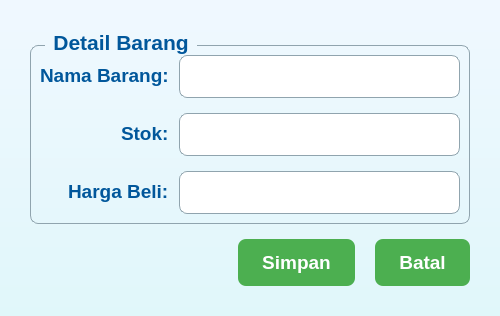
<?xml version="1.0" encoding="UTF-8"?>
<ui version="4.0">
 <class>InventoryDialog</class>
 <widget class="QDialog" name="InventoryDialog">
  <property name="geometry">
   <rect>
    <x>0</x>
    <y>0</y>
    <width>500</width>
    <height>300</height>
   </rect>
  </property>
  <property name="windowTitle">
   <string>Tambah/Edit Inventory</string>
  </property>
  <property name="styleSheet">
   <string notr="true">QDialog {
    background: qlineargradient(x1:0, y1:0, x2:0, y2:1, stop:0 #f0f8ff, stop:1 #e0f7fa);
    border-radius: 10px;
}

QPushButton {
    background-color: #4caf50;
    color: white;
    padding: 12px 24px;
    border: none;
    border-radius: 8px;
    font: bold 14pt Arial;
}

QPushButton:hover {
    background-color: #43a047;
    box-shadow: 0 3px 6px rgba(0,0,0,0.2);
}

QLabel {
    font: bold 14pt Arial;
    color: #01579b;
}

QLineEdit {
    padding: 10px;
    border: 1px solid #90a4ae;
    border-radius: 8px;
    background-color: #ffffff;
    font: 12pt Arial;
}

QGroupBox {
    border: 1px solid #90a4ae;
    border-radius: 8px;
    margin-top: 15px;
    font: bold 16pt Arial;
    color: #01579b;
}

QGroupBox::title {
    subcontrol-origin: margin;
    left: 15px;
    padding: 0 5px 0 5px;
}</string>
  </property>
  <layout class="QVBoxLayout" name="verticalLayout">
   <property name="spacing">
    <number>15</number>
   </property>
   <property name="leftMargin">
    <number>30</number>
   </property>
   <property name="topMargin">
    <number>30</number>
   </property>
   <property name="rightMargin">
    <number>30</number>
   </property>
   <property name="bottomMargin">
    <number>30</number>
   </property>
   <item>
    <widget class="QGroupBox" name="groupBox_inventory">
     <property name="title">
      <string>Detail Barang</string>
     </property>
     <layout class="QFormLayout" name="formLayout">
      <property name="labelAlignment">
       <set>Qt::AlignRight|Qt::AlignTrailing|Qt::AlignVCenter</set>
      </property>
      <property name="horizontalSpacing">
       <number>10</number>
      </property>
      <property name="verticalSpacing">
       <number>15</number>
      </property>
      <item row="0" column="0">
       <widget class="QLabel" name="label_nama">
        <property name="text">
         <string>Nama Barang:</string>
        </property>
       </widget>
      </item>
      <item row="0" column="1">
       <widget class="QLineEdit" name="namaLineEdit"/>
      </item>
      <item row="1" column="0">
       <widget class="QLabel" name="label_stok">
        <property name="text">
         <string>Stok:</string>
        </property>
       </widget>
      </item>
      <item row="1" column="1">
       <widget class="QLineEdit" name="stokLineEdit"/>
      </item>
      <item row="2" column="0">
       <widget class="QLabel" name="label_harga_beli">
        <property name="text">
         <string>Harga Beli:</string>
        </property>
       </widget>
      </item>
      <item row="2" column="1">
       <widget class="QLineEdit" name="hargaBeliLineEdit"/>
      </item>
     </layout>
    </widget>
   </item>
   <item>
    <layout class="QHBoxLayout" name="horizontalLayout">
     <property name="spacing">
      <number>20</number>
     </property>
     <item>
      <spacer name="horizontalSpacer_inventory">
       <property name="orientation">
        <enum>Qt::Horizontal</enum>
       </property>
       <property name="sizeHint" stdset="0">
        <size>
         <width>40</width>
         <height>20</height>
        </size>
       </property>
      </spacer>
     </item>
     <item>
      <widget class="QPushButton" name="simpanButton">
       <property name="text">
        <string>Simpan</string>
       </property>
       <property name="icon">
        <iconset>
         <normaloff>save.png</normaloff>save.png</iconset>
       </property>
      </widget>
     </item>
     <item>
      <widget class="QPushButton" name="batalButton">
       <property name="text">
        <string>Batal</string>
       </property>
       <property name="icon">
        <iconset>
         <normaloff>cancel.png</normaloff>cancel.png</iconset>
       </property>
      </widget>
     </item>
    </layout>
   </item>
  </layout>
 </widget>
 <resources>
  <include location="resources.qrc"/>
 </resources>
 <connections>
  <connection>
   <sender>batalButton</sender>
   <signal>clicked()</signal>
   <receiver>InventoryDialog</receiver>
   <slot>reject()</slot>
   <hints>
    <hint type="sourcelabel">
     <x>350</x>
     <y>250</y>
    </hint>
    <hint type="destinationlabel">
     <x>250</x>
     <y>150</y>
    </hint>
   </hints>
  </connection>
 </connections>
</ui>
